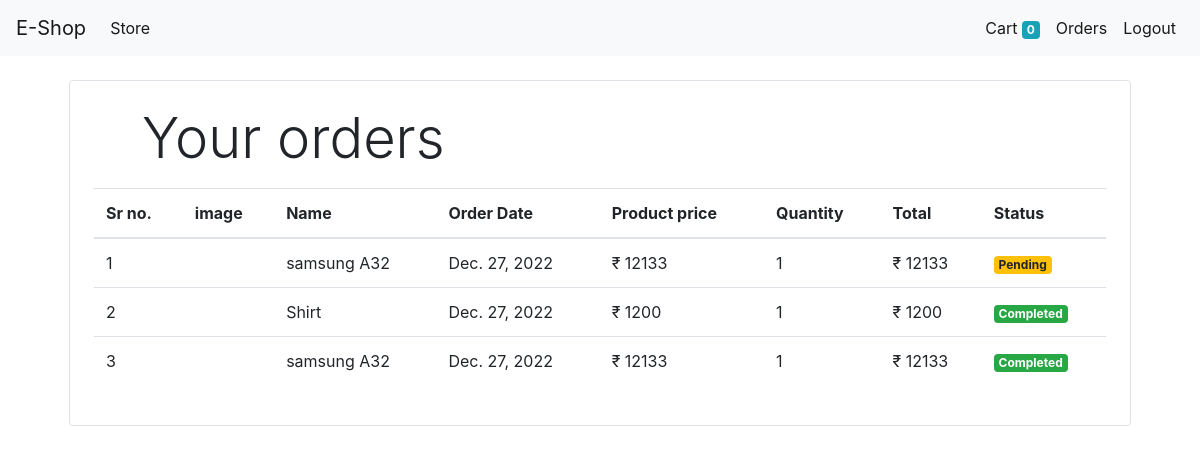
The app's page /orders (signed in), older data.
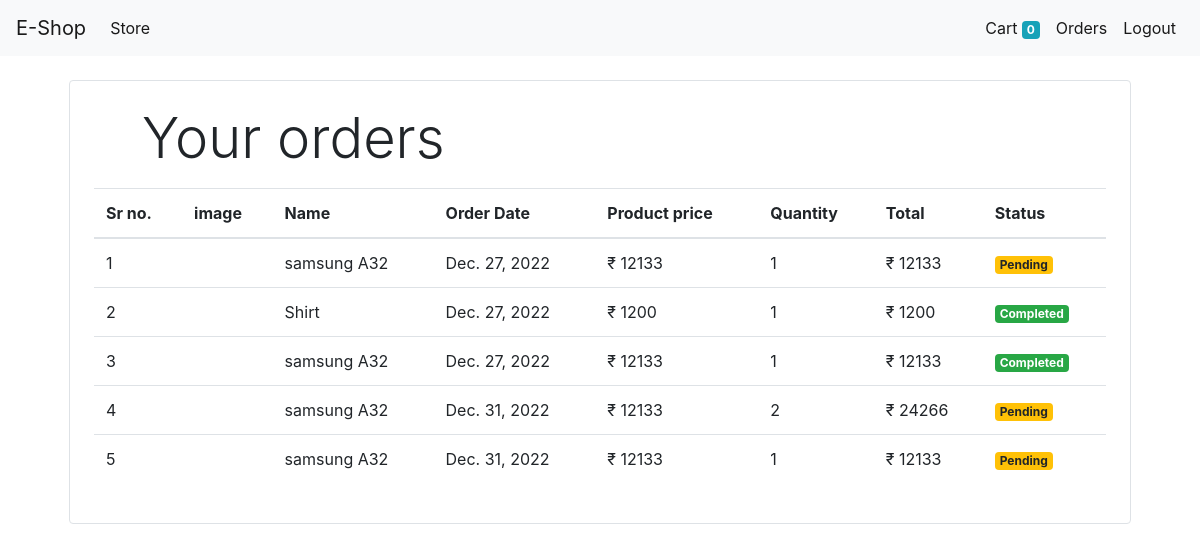
The same page, newer data.
### store/models/orders.py (models this page shows, shortened)
class Order(models.Model):
    product = models.ForeignKey(Product,on_delete=models.CASCADE)
    customer = models.ForeignKey(Customer,on_delete=models.CASCADE)
    quantity = models.IntegerField(default=1)
    price = models.IntegerField()
    address = models.CharField(max_length=500,default='',blank=True)
    phone = models.CharField(max_length=100,default='',blank=True)
    date = models.DateField(default=datetime.datetime.today)
    status = models.BooleanField(default=False)
    @staticmethod
    def get_orders_by_customer(customer_id):
       return  Order.objects.filter(customer=customer_id).order_by('-date')

### store/models/product.py (models this page shows, shortened)
class Product(models.Model):
    name = models.CharField(max_length=50)
    price = models.IntegerField(default=0)
    description = models.CharField(max_length=200,default=0)
    image = models.ImageField(upload_to='products/')
    category = models.ForeignKey(Category,on_delete=models.CASCADE,default=1)

### store/middlewares/auth.py (the view)
    def middleware(request):
        print(request.session.get('customer'))
        returnUrl = request.META['PATH_INFO']
        print(request.META['PATH_INFO'])
        if not request.session.get('customer'):
                return redirect(f'login?return_url={returnUrl}')
        response = get_response(request)
        print('middleware')
        response = get_response(request)
        return response

### store/templatetags/custom_filters.py (called while the page is built)
@register.filter(name='currency')
def currency(number):
    return "₹ " + str(number)

@register.filter(name='multiply')
def multiply(number,number1):
    return number * number1

### store/views/orders.py (called while the page is built)
   @method_decorator(auth_middleware)
   def get(self,request):
        customer = request.session.get('customer')
        orders= Order.get_orders_by_customer(customer)
        print(orders)
        orders = orders.reverse() # for showing last order in 1st
        return render(request,'order.html',{'orders':orders})

### store/templates/order.html
{% extends 'base.html' %}
{% block content %}
{% load cart %}
{% load custom_filters %}
<div class="container">
    <div class="border rounded p-4 m-4">
        <p class="display-4 pl-4 ml-4">Your orders</p>
        <table class="table">
            <thead>
                <tr>
                    <th>Sr no.</th>
                    <th>image</th>
                    <th>Name</th>
                    <th>Order Date</th>
                    <th>Product price</th>
                    <th>Quantity</th>
                    <th>Total</th>
                    <th>Status</th>
                </tr>
            </thead>
            <tbody>
                {% for order in orders %}
                <tr>
                    <td>{{forloop.counter}}</td>
                    <td><img class="rounded-circle" style="height:80px" src="{{order.product.image.url}}" alt=""></td>
                    <td>{{order.product.name}}</td>
                    <td>{{order.date}}</td>
                    <td>{{order.price|currency}}</td>
                    <td>{{order.quantity}}</td>
                    <td>{{order.quantity|multiply:order.price|currency}}</td>
                    {% if order.status %}
                    <td><small class="badge badge-success">Completed</small></td>
                    {% else %}
                    <td><small class="badge badge-warning">Pending</small></td>
                    {% endif %}
                </tr>
                {% endfor %}
            </tbody>
    </div>
</div>
{% endblock %}

### store/templates/base.html (shortened to what this page needs)
<!doctype html>
<html lang="en">
  <head>
    <link rel="stylesheet" href="https://cdn.jsdelivr.net/npm/bootstrap@4.0.0/dist/css/bootstrap.min.css">
  </head>
  <body>
    <nav class="navbar navbar-expand-lg navbar-light bg-light">
      <a class="navbar-brand" href="\">E-Shop</a>
      <div class="collapse navbar-collapse" id="navbarSupportedContent">
        <ul class="navbar-nav mr-auto">
          <li class="nav-item active">
            <a class="nav-link" href="#">Store
              <span class="sr-only">(current)</span></a>
          </li>
        </ul>
        <ul class="navbar-nav my-2 my-sm-0">
          <li class="nav-item active">
            <a class="nav-link" href="/cart">Cart
              <span class="badge badge-info">{{request.session.cart.keys|length}}</span>
              <span class="sr-only">(current)</span></a>
          </li>
          {% if request.session.customer %}
          <li class="nav-item active">
            <a class="nav-link" href="/orders">Orders<span class="sr-only">(current)</span></a>
          </li>
          <li class="nav-item active">
            <a class="nav-link" href="/logout">Logout<span class="sr-only">(current)</span></a>
          </li>
        {% endif %}
        </ul>
      </div>
    </nav>
      {% block content %}
      {% endblock %}
  </body>
</html>

Row changes from the older to the newer data that the page shows:
added Order: product.name "samsung A32", date "Dec. 31, 2022", price "₹ 12133", quantity "2", quantity|multiply "₹ 24266", status "Pending"
added Order: product.name "samsung A32", date "Dec. 31, 2022", price "₹ 12133", quantity "1", quantity|multiply "₹ 12133", status "Pending"
